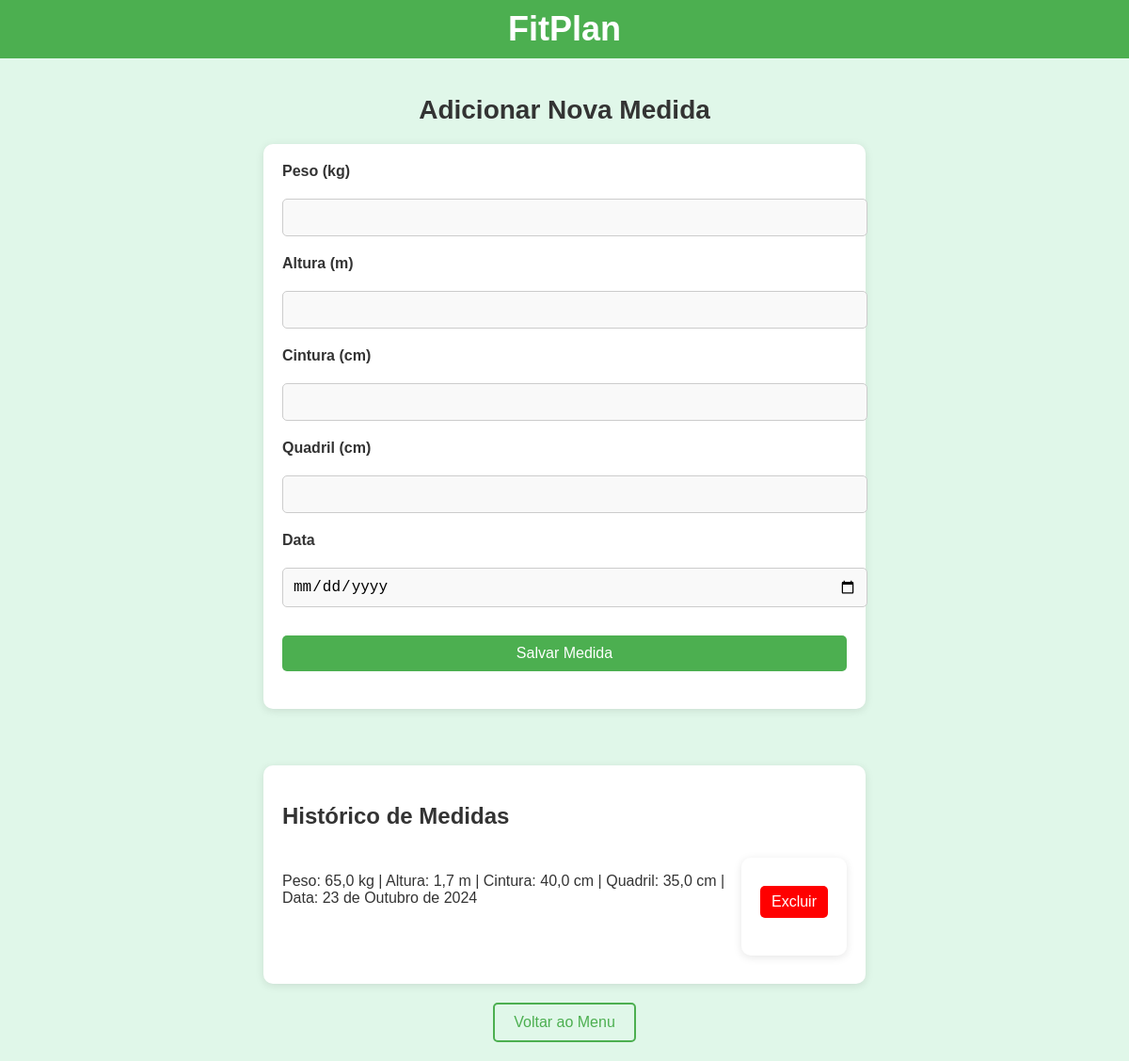
Before: /medidas/ with the older database file.
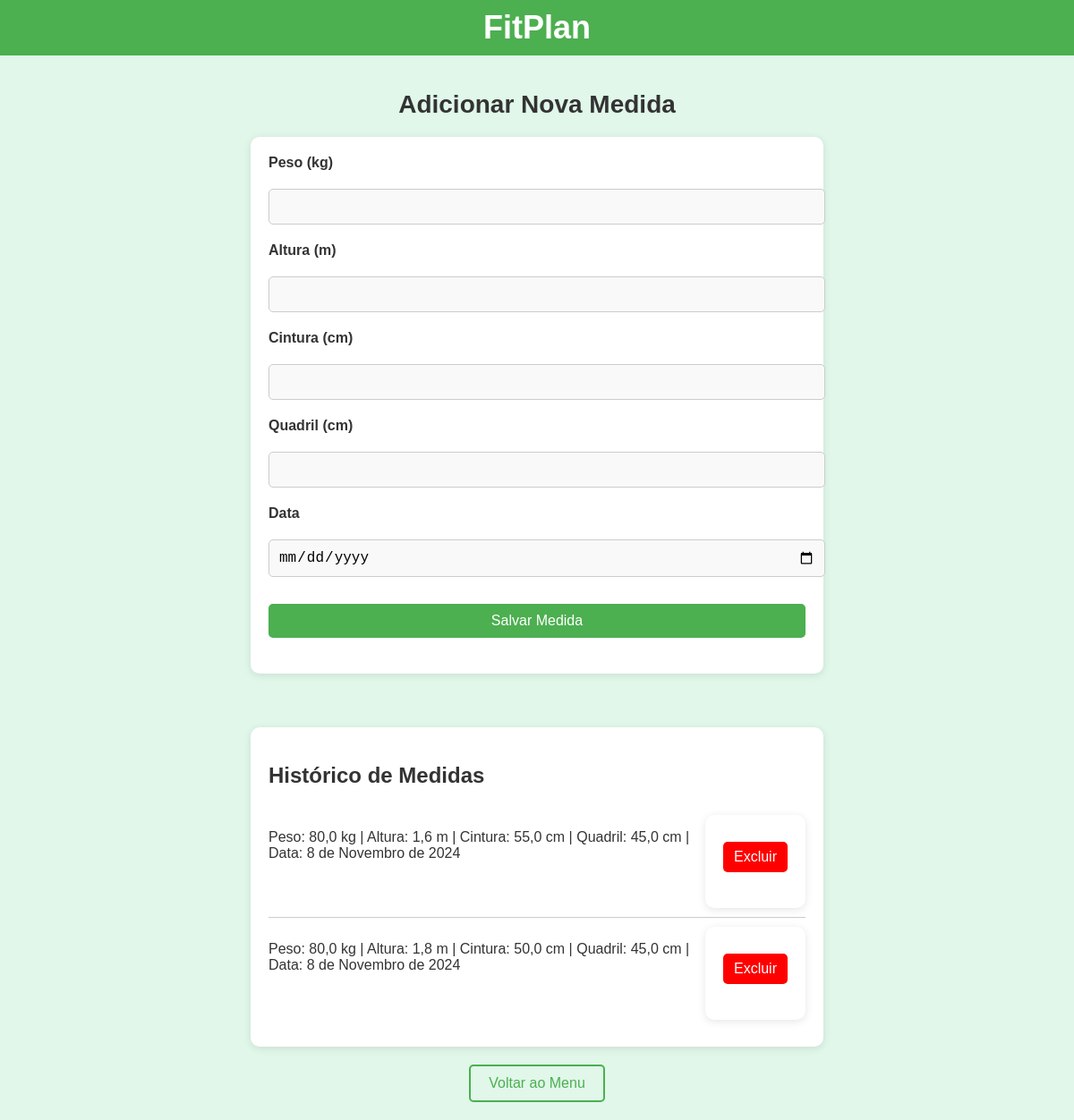
After: the same page with the newer database file.
### app_fitplan/models.py (models this page shows, shortened)
class Medida(models.Model):
    peso = models.FloatField()
    altura = models.FloatField()
    cintura = models.FloatField()
    quadril = models.FloatField()
    data = models.DateField()

### app_fitplan/views.py (the view)
# urls.py: path('medidas/', views.medidas, name='medidas'),
def medidas(request):
    medidas = Medida.objects.all()
    return render(request, 'medidas.html', {'medidas': medidas})

### app_fitplan/templates/medidas.html (shortened to what this page needs)
<!DOCTYPE html>
<html lang="pt-br">
<head>
</head>
<body>
    <header>FitPlan</header>
    <div class="container">
        <h1>Adicionar Nova Medida</h1>
        <form method="post" enctype="multipart/form-data" action="/upload-medida/">
            <label for="peso">Peso (kg)</label>
            <input type="text" id="peso" name="peso" required>
            <label for="altura">Altura (m)</label>
            <input type="text" id="altura" name="altura" required>
            <label for="cintura">Cintura (cm)</label>
            <input type="text" id="cintura" name="cintura" required>
            <label for="quadril">Quadril (cm)</label>
            <input type="text" id="quadril" name="quadril" required>
            <label for="data">Data</label>
            <input type="date" id="data" name="data" required>
            <button type="submit">Salvar Medida</button>
        </form>
        <div class="historico-medidas">
            <h2>Histórico de Medidas</h2>
            {% if medidas %}
                {% for medida in medidas %}
                <div class="medida-item">
                    <div class="medida-detalhes">
                        <p>Peso: {{ medida.peso }} kg | Altura: {{ medida.altura }} m | Cintura: {{ medida.cintura }} cm | Quadril: {{ medida.quadril }} cm | Data: {{ medida.data }}</p>
                    </div>
                    <div class="medida-excluir">
                        <form action="{% url 'excluir_medida' medida.id %}" method="post">
                            <button type="submit">Excluir</button>
                        </form>
                    </div>
                </div>
                {% endfor %}
            {% else %}
                <p>Nenhuma medida registrada ainda.</p>
            {% endif %}
        </div>
        <a href="/menu/" class="btn-voltar">Voltar ao Menu</a>
    </div>
</body>
</html>

### app_fitplan/templates/medidas.html (style rules this page uses)
body { font-family: 'Poppins', sans-serif; margin: 0; padding: 0; background-color: #e0f7e9; color: #333; }
header { background-color: #4CAF50; padding: 10px; text-align: center; font-size: 36px; color: white; font-weight: bold; }
.container { display: flex; flex-direction: column; justify-content: center; align-items: center; padding: 20px; }
h1 { font-size: 28px; margin-bottom: 20px; color: #333; }
form { background-color: #fff; padding: 20px; border-radius: 10px; box-shadow: 0 2px 10px rgba(0, 0, 0, 0.1); width: 100%; max-width: 600px; margin-bottom: 30px; }
label { font-size: 16px; font-weight: bold; margin-bottom: 10px; display: block; color: #333; }
input[type="text"], input[type="date"], button { width: 100%; padding: 10px; margin-top: 10px; margin-bottom: 20px; border-radius: 5px; border: 1px solid #ccc; font-size: 16px; }
input[type="text"], input[type="date"] { background-color: #f9f9f9; }
button { background-color: #4CAF50; color: white; border: none; cursor: pointer; transition: background-color 0.3s ease; }
.btn-voltar { margin-top: 20px; padding: 10px 20px; font-size: 16px; background-color: transparent; border: 2px solid #4CAF50; color: #4CAF50; border-radius: 5px; text-decoration: none; transition: 0.3s; }
.historico-medidas { width: 100%; max-width: 600px; margin-top: 30px; background-color: #fff; padding: 20px; border-radius: 10px; box-shadow: 0 2px 10px rgba(0, 0, 0, 0.1); }
.historico-medidas h2 { margin-bottom: 20px; }
.medida-item { display: flex; justify-content: space-between; padding: 10px 0; border-bottom: 1px solid #ccc; }
.medida-item:last-child { border-bottom: none; }
.medida-detalhes { flex: 1; }
.medida-excluir { display: flex; align-items: center; }
.medida-excluir form { margin: 0; }
.medida-excluir button { background-color: red; color: white; border: none; padding: 8px 12px; cursor: pointer; border-radius: 5px; transition: background-color 0.3s ease; }

Changed rows visible on the page:
removed Medida: peso "65,0", altura "1,7", cintura "40,0", quadril "35,0", data "23 de Outubro de 2024"
added Medida: peso "80,0", altura "1,6", cintura "55,0", quadril "45,0", data "8 de Novembro de 2024"
added Medida: peso "80,0", altura "1,8", cintura "50,0", quadril "45,0", data "8 de Novembro de 2024"
